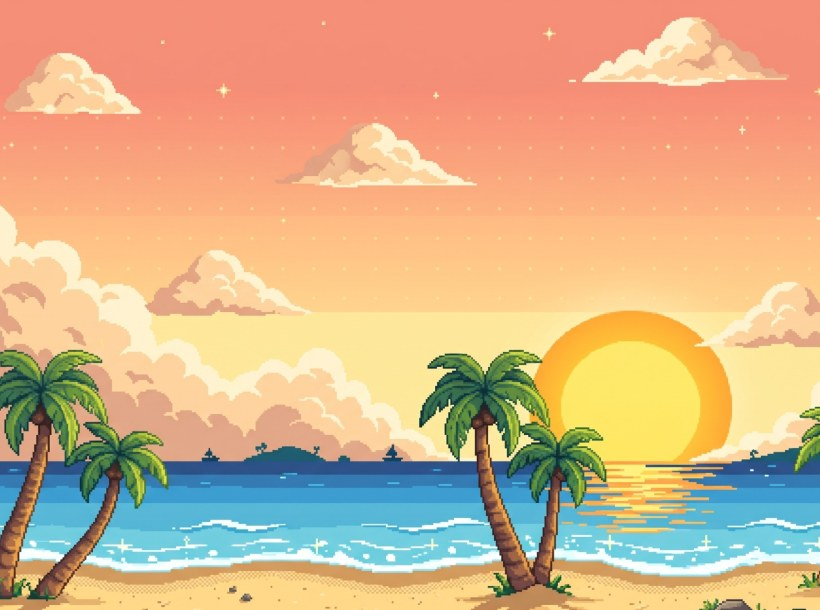
#> input picture web/assets/stages/bg-beach.jpg, 820 x 610 px
$ python pixelize.py ../web/assets/stages/bg-beach.jpg ../web/assets/stages/bg-storm.jpg --width 100
#> lines starting #> are read from the running program, lines starting #| are printed output that depends on the picture; after the words box and inside, x2 and y2 are one past the last pixel; in counts of white or black regions, pixels touching at a corner belong together
#> in main, image is the input picture: shape (610, 820, 3); mean B, G, R 138.2, 178.1, 216
"""Converte uma imagem de referencia em pixel art fiel para os sprites do jogo.

Uso:
    python tools/pixelize.py ENTRADA SAIDA --width 48 [--colors 16] [--scale 4]
        [--background white|none] [--crop x,y,largura,altura]

O processo preserva o desenho original: recorta, remove o fundo, reduz a
resolucao pela media de area, limita a paleta com k-means, adiciona contorno
escuro de 1 pixel e amplia sem suavizar (vizinho mais proximo).
"""

import argparse
from pathlib import Path

import cv2
import numpy as np


def remove_background(image: np.ndarray, mode: str) -> np.ndarray:
#> called with mode = 'white'
    if image.shape[2] == 4 or mode == "none":
        return image if image.shape[2] == 4 else cv2.cvtColor(image, cv2.COLOR_BGR2BGRA)
    # Fundo branco: remove apenas o branco ligado a borda, preservando
    # brilhos e detalhes brancos dentro do personagem.
    bgr = image[:, :, :3]
    light = np.all(bgr >= 232, axis=2).astype(np.uint8)
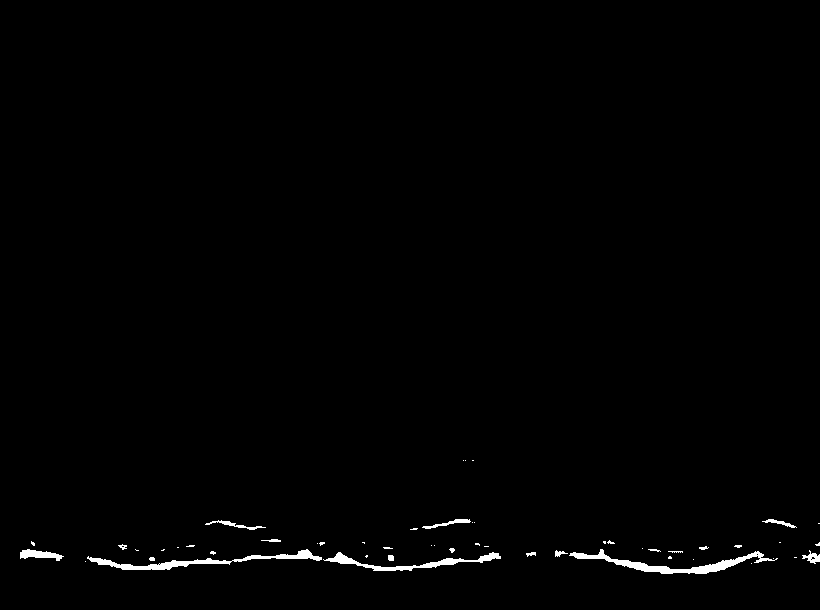
#> light: shape (610, 820); values 0 (black) and 1 (white), 0.89% white; 52 white regions (34 under 20 px), largest, box (x1, y1, x2, y2) and area: (569, 549, 778, 574) 1227, (87, 549, 322, 570) 1098, (323, 552, 501, 571) 820
    mask = np.zeros((bgr.shape[0] + 2, bgr.shape[1] + 2), np.uint8)
    flooded = light.copy()
    for x, y in ((0, 0), (bgr.shape[1] - 1, 0), (0, bgr.shape[0] - 1), (bgr.shape[1] - 1, bgr.shape[0] - 1)):
        if flooded[y, x] == 1:
            cv2.floodFill(flooded, mask, (x, y), 2)
    alpha = np.where(flooded == 2, 0, 255).astype(np.uint8)
#> alpha: shape (610, 820); every value is 255
    return np.dstack([bgr, alpha])


def pixelize(image: np.ndarray, width: int, colors: int) -> np.ndarray:
#> called with width = 100, colors = 16
    height = max(1, round(image.shape[0] * width / image.shape[1]))
#> height = 74
    alpha = image[:, :, 3].astype(np.float32) / 255
#> alpha: shape (610, 820) float32; every value is 1
    # Media ponderada pelo alfa, para o fundo nao clarear as bordas.
    premultiplied = image[:, :, :3].astype(np.float32) * alpha[:, :, None]
    small_color = cv2.resize(premultiplied, (width, height), interpolation=cv2.INTER_AREA)
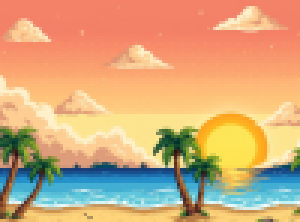
#> small_color: shape (74, 100, 3) float32 (shown 3 times larger); mean B, G, R 138.2, 178.1, 216; drawn with min black and max white
    small_alpha = cv2.resize(alpha, (width, height), interpolation=cv2.INTER_AREA)
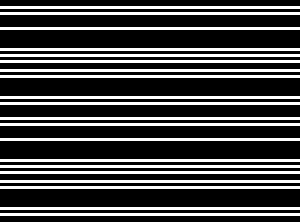
#> small_alpha: shape (74, 100) float32 (shown 3 times larger); values 1 (black) and 1 (white), 27% white in thin lines or dots
    opaque = small_alpha >= 0.5
#> opaque: shape (74, 100) bool; every value is 1
    color = small_color / np.maximum(small_alpha, 1e-6)[:, :, None]
    pixels = color[opaque].reshape(-1, 3).astype(np.float32)
    palette_size = min(colors, len(pixels))
#> palette_size = 16
    criteria = (cv2.TERM_CRITERIA_EPS + cv2.TERM_CRITERIA_MAX_ITER, 30, 0.5)
#> criteria = (3, 30, 0.5)
    _, labels, centers = cv2.kmeans(pixels, palette_size, None, criteria, 4, cv2.KMEANS_PP_CENTERS)
#> labels = 7400 values, max 15 at index 5800, min 0 at index 785, mean 6.2; centers = 16 rows, first 8: [125.9, 171.1, 213.2], [70.89, 90.94, 55.79], [137.1, 201.1, 251.9], [215.3, 192.7, 104.4], [160.3, 221.5, 251.7], [120.2, 145.5, 245.9], [139.8, 94.73, 50.37], [65.17, 84.42, 126.5]
    quantized = np.zeros((height, width, 4), np.uint8)
    quantized[opaque, :3] = np.clip(centers[labels.flatten()], 0, 255).astype(np.uint8)
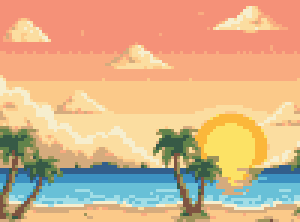
#> quantized: shape (74, 100, 4) (shown 3 times larger); mean of channels 0, 1, 2, 3 137.8, 177.6, 215.4, 0; drawn as B, G, R
    quantized[opaque, 3] = 255
    return quantized


def outline(sprite: np.ndarray) -> np.ndarray:
    padded = np.pad(sprite, ((1, 1), (1, 1), (0, 0)))
    solid = padded[:, :, 3] > 0
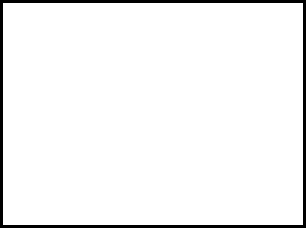
#> solid: shape (76, 102) bool (shown 3 times larger); 95.5% white; black in thin lines or dots
    grown = cv2.dilate(solid.astype(np.uint8), np.ones((3, 3), np.uint8)) > 0
#> grown: shape (76, 102) bool; every value is 1
    edge = grown & ~solid
#> edge: shape (76, 102) bool; 4.5% white in thin lines or dots
    padded[edge] = (28, 26, 30, 255)
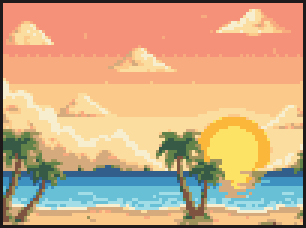
#> padded: shape (76, 102, 4) (shown 3 times larger); mean of channels 0, 1, 2, 3 132.8, 170.8, 207, 255; drawn as B, G, R
    return padded


def main() -> None:
    parser = argparse.ArgumentParser(description=__doc__, formatter_class=argparse.RawDescriptionHelpFormatter)
    parser.add_argument("source", type=Path)
    parser.add_argument("target", type=Path)
    parser.add_argument("--width", type=int, required=True, help="Largura em pixels de arte, antes de ampliar.")
    parser.add_argument("--colors", type=int, default=16)
    parser.add_argument("--scale", type=int, default=4)
    parser.add_argument("--background", choices=("white", "none"), default="white")
    parser.add_argument("--crop", help="x,y,largura,altura na imagem original.")
    options = parser.parse_args()
    image = cv2.imread(str(options.source), cv2.IMREAD_UNCHANGED)
    if image is None:
        raise SystemExit(f"Nao foi possivel abrir {options.source}")
    if image.ndim == 2:
        image = cv2.cvtColor(image, cv2.COLOR_GRAY2BGR)
    if options.crop:
        x, y, w, h = (int(value) for value in options.crop.split(","))
        image = image[y:y + h, x:x + w]
    sprite = outline(pixelize(remove_background(image, options.background), options.width, options.colors))
    bounds = cv2.boundingRect((sprite[:, :, 3] > 0).astype(np.uint8))
#> bounds = (0, 0, 102, 76)
    x, y, w, h = bounds
#> x = 0; y = 0; w = 102; h = 76
    sprite = np.pad(sprite[y:y + h, x:x + w], ((1, 1), (1, 1), (0, 0)))
    large = cv2.resize(sprite, (sprite.shape[1] * options.scale, sprite.shape[0] * options.scale), interpolation=cv2.INTER_NEAREST)
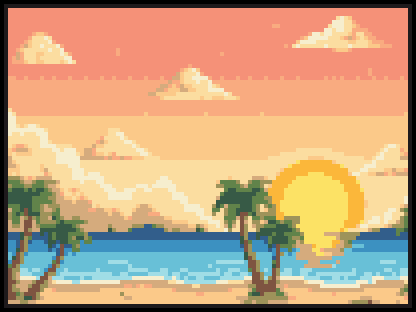
#> large: shape (312, 416, 4); mean of channels 0, 1, 2, 3 127, 163.2, 197.8, 243.7; drawn as B, G, R
    options.target.parent.mkdir(parents=True, exist_ok=True)
    cv2.imwrite(str(options.target), large, [cv2.IMWRITE_PNG_COMPRESSION, 9])
    print(f"{options.target}: {sprite.shape[1]}x{sprite.shape[0]} pixels de arte, {large.shape[1]}x{large.shape[0]} px")
#| ../web/assets/stages/bg-storm.jpg: 104x78 pixels de arte, 416x312 px


if __name__ == "__main__":
    main()

$ run again, on web/assets/stages/bg-valley.jpg
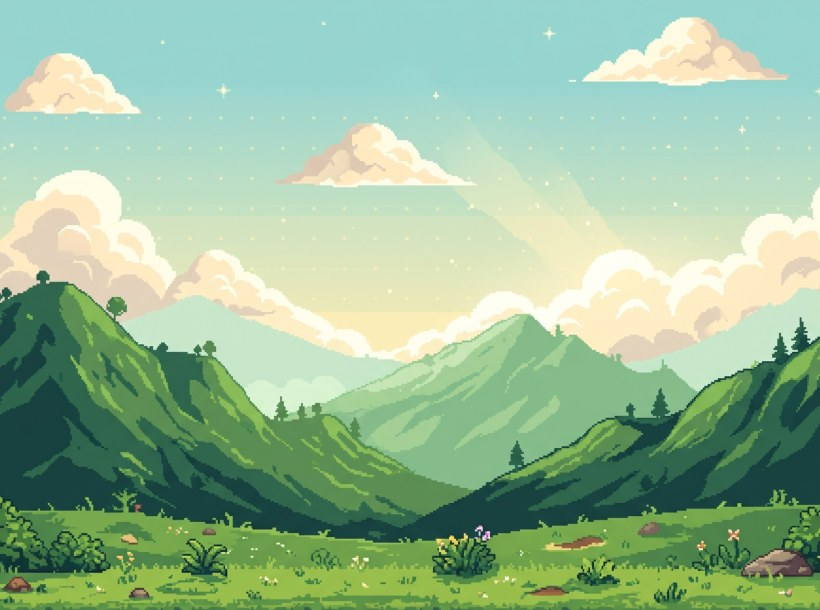
#> input picture web/assets/stages/bg-valley.jpg, 820 x 610 px
#> in main, image is the input picture: shape (610, 820, 3); mean B, G, R 152.3, 186.9, 151.6
#> in remove_background, `light = np.all(bgr >= 232, axis=2).astype(np.uint8)`:
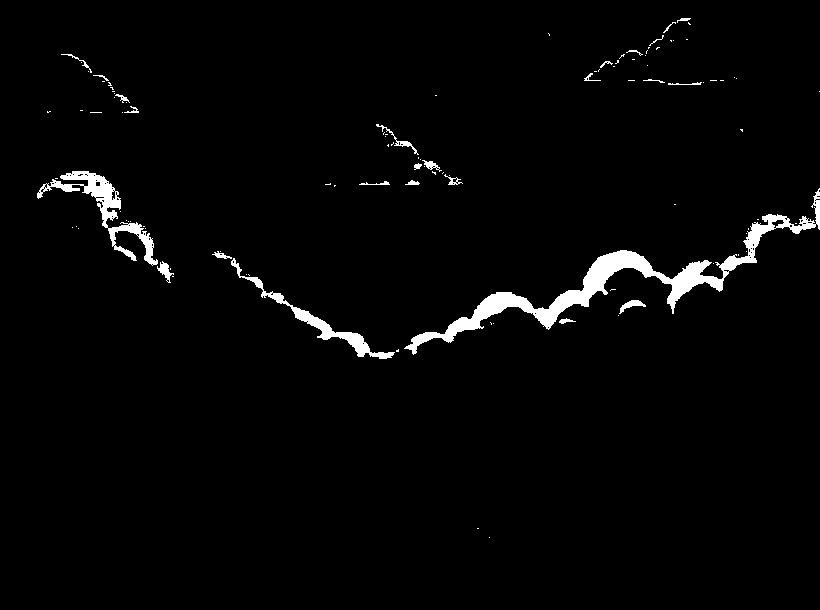
#> light: shape (610, 820); values 0 (black) and 1 (white), 2.4% white; 106 white regions (81 under 20 px), largest, box (x1, y1, x2, y2) and area: (404, 188, 820, 355) 6822, (37, 171, 158, 266) 2115, (231, 258, 395, 359) 1420
#> height = 74
#> small_alpha: shape (74, 100) float32; values 1 (black) and 1 (white), 27% white in thin lines or dots
#> opaque: shape (74, 100) bool; every value is 1
#> palette_size = 16
#> criteria = (3, 30, 0.5)
#> labels = 7400 values, max 15 at index 3510, min 0 at index 0, mean 5.82; centers = 16 rows, first 8: [207.1, 212.8, 152.2], [77.18, 162.9, 115.2], [197.8, 225.6, 195.1], [73.97, 99.66, 48.58], [195.7, 235.3, 248.5], [79.45, 185.1, 146.7], [64.53, 70.46, 27.04], [139, 188.1, 136.1]
#> solid: shape (76, 102) bool; 95.5% white; black in thin lines or dots
#> grown: shape (76, 102) bool; every value is 1
#> edge: shape (76, 102) bool; 4.5% white in thin lines or dots
#> bounds = (0, 0, 102, 76)
#> x = 0; w = 102; h = 76
#> in main, `large = cv2.resize(sprite, (sprite.shape[1] * options.scale, sprite.sh..`:
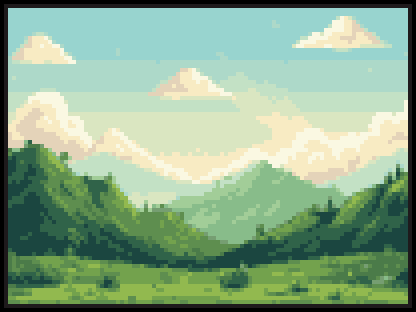
#> large: shape (312, 416, 4); mean of channels 0, 1, 2, 3 139.6, 171.1, 139.3, 243.7; drawn as B, G, R
#| ../web/assets/stages/bg-valley.jpg: 104x78 pixels de arte, 416x312 px
